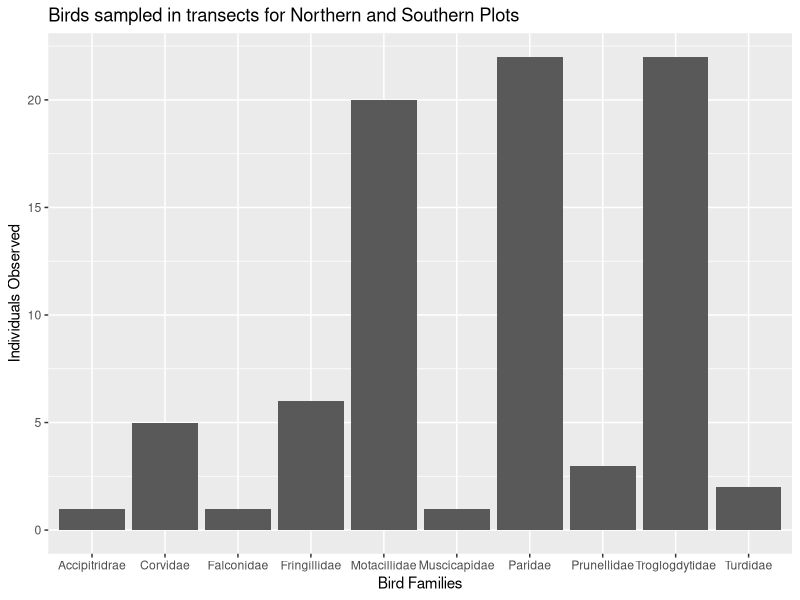
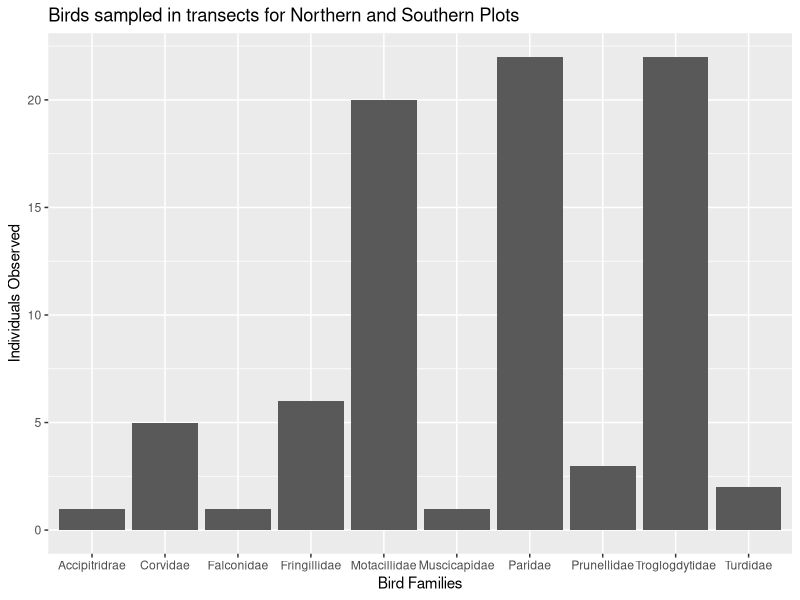

Recreate these plots in R, in order.
library(tidyverse)
library(ggplot2)
bird_t <-read.csv("data/bird_transect_occurrence.csv") #import the bird transect data

(Bird_transect <- ggplot(bird_t, aes(y=individualCount,x=family))+ #plotting the individual birds observed per plot
    geom_bar(stat = "identity",position = "stack",orientation = "x")+ 
    labs(x = "Bird Families", y = "Individuals Observed", 
         title = "Birds sampled in transects for Northern and Southern Plots"))

ggsave("figures/plot1.png",plot = Bird_transect)


